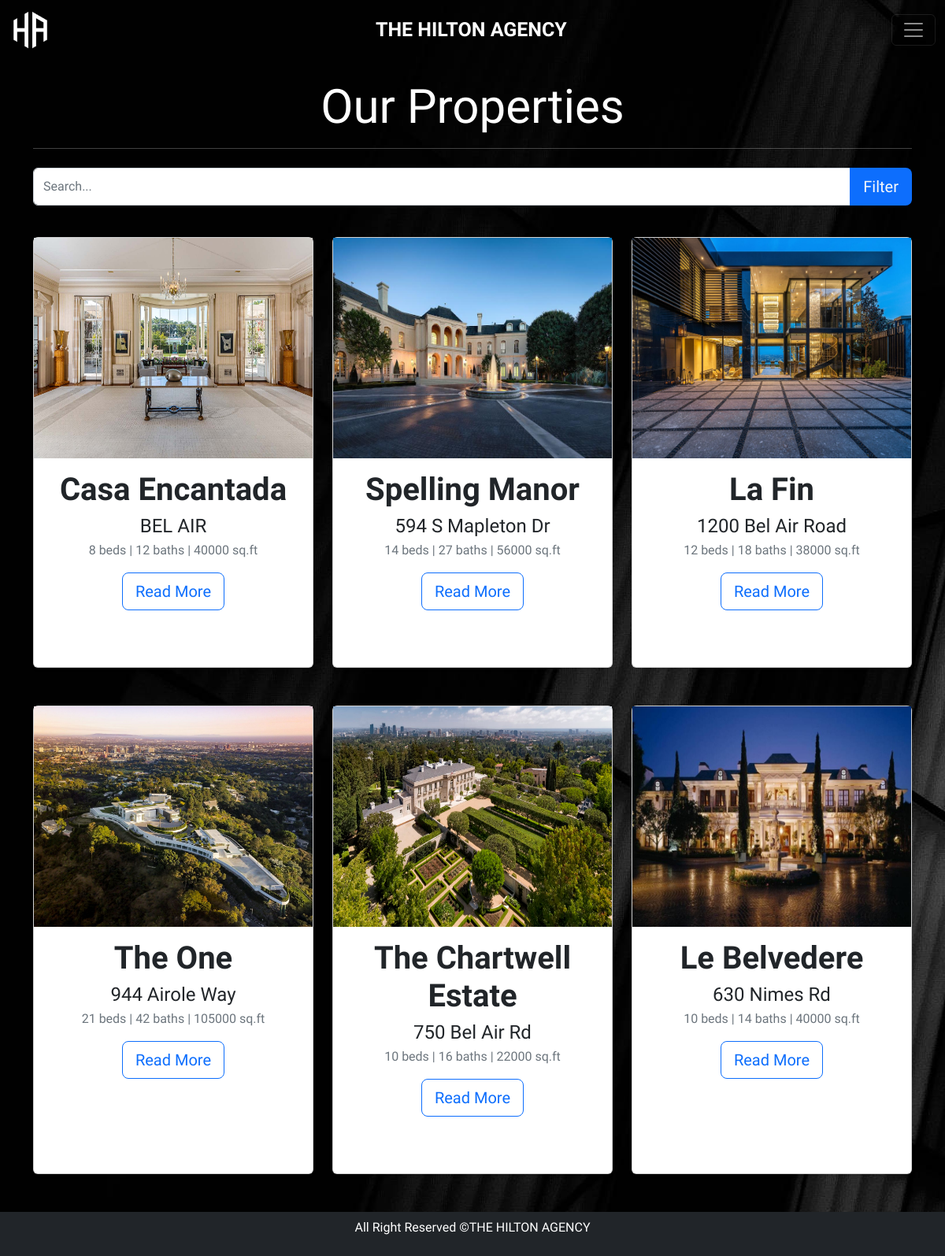
/properties.php, run on an earlier commit of the app's database.
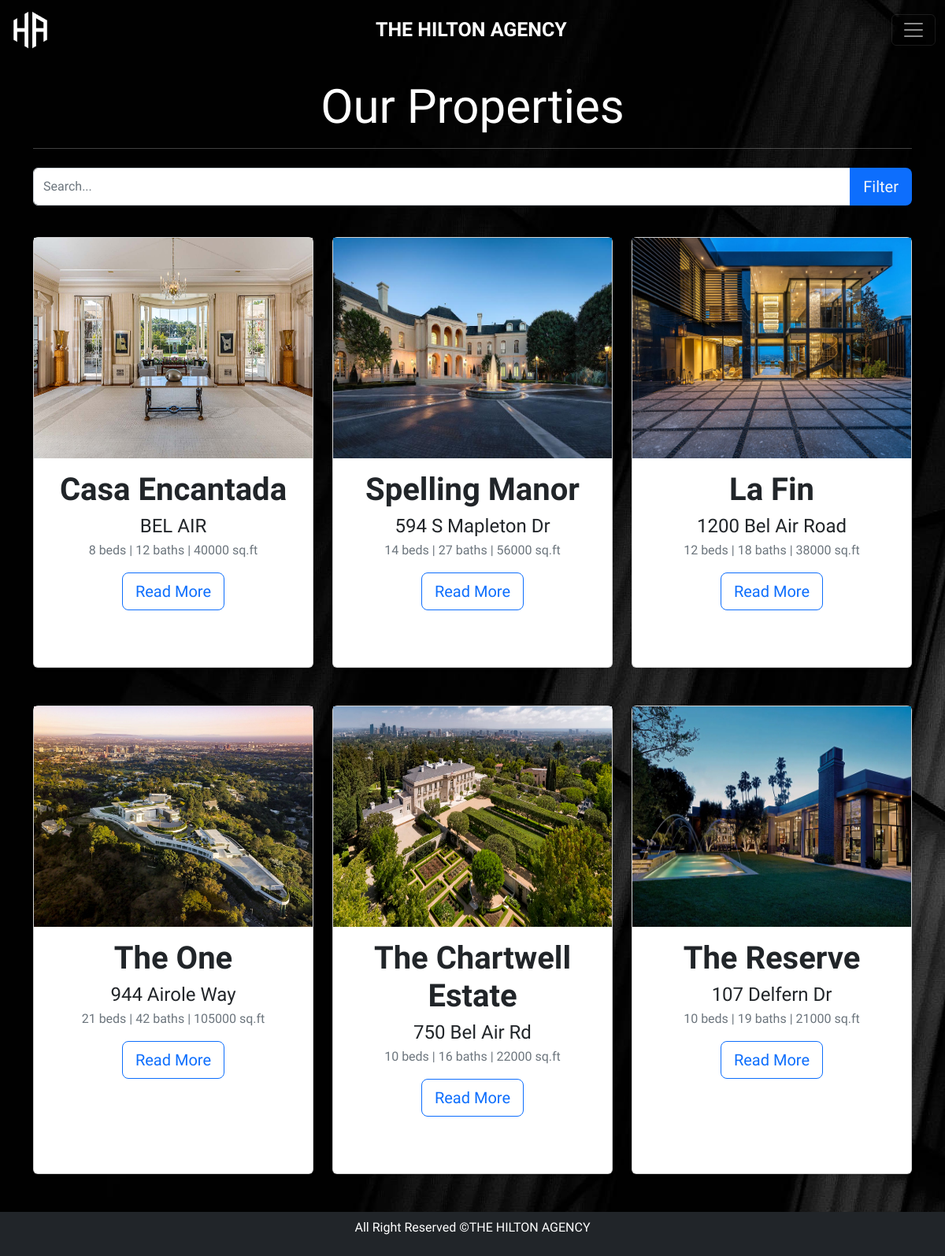
And on a later commit of the database.
### tables this page shows
CREATE TABLE `property_description` (
  `id` int(11) NOT NULL,
  `name` varchar(50) DEFAULT NULL,
  `location` varchar(50) DEFAULT NULL,
  `address` varchar(50) DEFAULT NULL,
  `beds` int(11) DEFAULT NULL,
  `baths` int(11) DEFAULT NULL,
  `size` int(11) DEFAULT NULL,
  `price` float DEFAULT NULL,
  `description` longtext DEFAULT NULL,
  `main_image` varchar(50) DEFAULT NULL
);

### properties.php (the view, shortened to what this page needs)
<!DOCTYPE html>
<html lang="en">
<head>
  <link href="https://cdn.jsdelivr.net/npm/bootstrap@5.2.0-beta1/dist/css/bootstrap.min.css" rel="stylesheet">
  <link rel="stylesheet" href="css/property_style.css?<?php echo time();?>">
</head>
<body>
  <?php include('navigation.php'); ?>
  <div class="container">
    <div class="title">
      <h1>Our Properties</h1>
    <hr>
    <div class="input-group mt-4">
      <input type="text" class="form-control" id="search" placeholder="Search..." aria-describedby="button-addon2">
      <button type="button" class="btn bg-primary btn-lg text-light" id="prime" data-bs-toggle="offcanvas" data-bs-target="#offcanvasExample" aria-controls="offcanvasExample">Filter</button>
    </div>
    <?php include("filterdesign.php"); ?>
    </div>
    <div class="row">
      <?php
        $servername = "localhost";
        $username = "root";
        $password = "";
        $dbname = "hiltonagency";
        $sql = "";
        $conn = new mysqli($servername, $username, $password, $dbname);
        if (isset($_SESSION["sqlFilter"])) {
          $sql = $_SESSION["sqlFilter"];
          unset($_SESSION["sqlFilter"]);
        } else {
          $sql = "SELECT * FROM property_description";
        }
        $result = $conn->query($sql);
        if ($result->num_rows > 0) {
          while($row = $result->fetch_assoc()) {
            echo '
            <div class="col-lg-4 col-md-6 col-sm-12 mb-5" id = "property">
              <div class="card mb-5 shadow-sm h-100">
                <img src="'. $row['main_image'].'" class="img-fluid" />
                <div class="card-body">
                  <div class="card-title">
                    <h2 class ="text-center fw-bolder fs-1">'. $row['name'].'</h2>
                  </div>
                  <h4 class="fs-4 mb-1 text-center">'. $row["address"] .' </h4>
                  <p class="text-muted text-center mb-2 ">' . $row["beds"] . ' beds <span>|</span> ' . $row["baths"] . ' baths <span>|</span> ' . $row["size"] . ' sq.ft</p>
                  <div class="card-footer bg-white border-0 text-center">
                  <form method="get" action="properties-read-more.php" class="mx-auto">
                    <button type="submit" name="id" value="'. $row["id"] .'" class="btn btn-lg btn-outline-primary mt-auto">Read More</button>
                  </form>
                </div>
                </div>
              </div>
            </div>';
          }
        } else {
          echo "0 results";
        }
      ?>
    </div>
  </div>
  <footer class="bg-dark p-2 text-center">
    <div class="container">
      <p class="text-white">All Right Reserved &copy;THE HILTON AGENCY</p>
    </div>
  </footer>
</body>
</html>

What changed in the data, as far as the page shows it:
changed property_description: main_image: a different picture; name "Le Belvedere" → "The Reserve"; address "630 Nimes Rd" → "107 Delfern Dr"; baths "14" → "19"; size "40000" → "21000"
